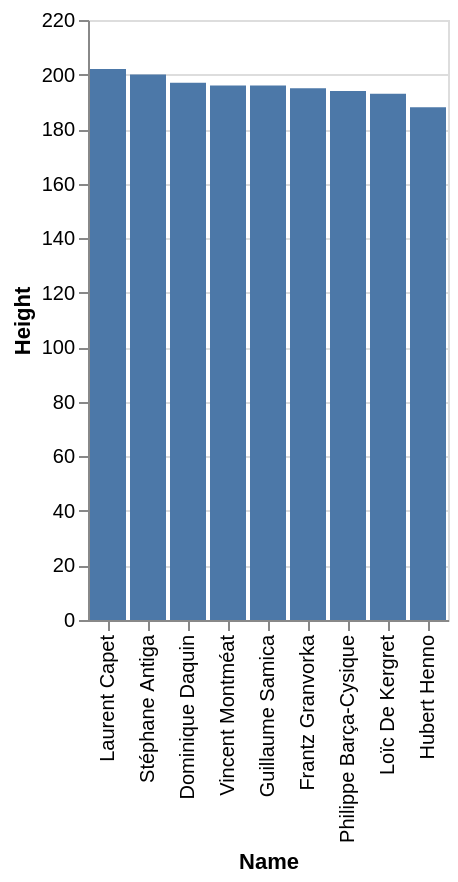

Here is the Vega-Lite specification saved for this chart:
### Vega-Lite specification from a JSON file in a GitHub repository (floating-point values rounded to 4 significant figures)
{"data": {"values": [{"x_data": "Hubert Henno", "y_data": 188}, {"x_data": "Dominique Daquin", "y_data": 197}, {"x_data": "Stéphane Antiga", "y_data": 200}, {"x_data": "Laurent Capet", "y_data": 202}, {"x_data": "Frantz Granvorka", "y_data": 195}, {"x_data": "Vincent Montméat", "y_data": 196}, {"x_data": "Loïc De Kergret", "y_data": 193}, {"x_data": "Philippe Barça-Cysique", "y_data": 194}, {"x_data": "Guillaume Samica", "y_data": 196}]}, "mark": "bar", "encoding": {"x": {"field": "x_data", "type": "nominal", "title": "Name", "sort": {"op": "sum", "field": "y_data", "order": "descending"}}, "y": {"field": "y_data", "type": "quantitative", "title": "Height"}}}
